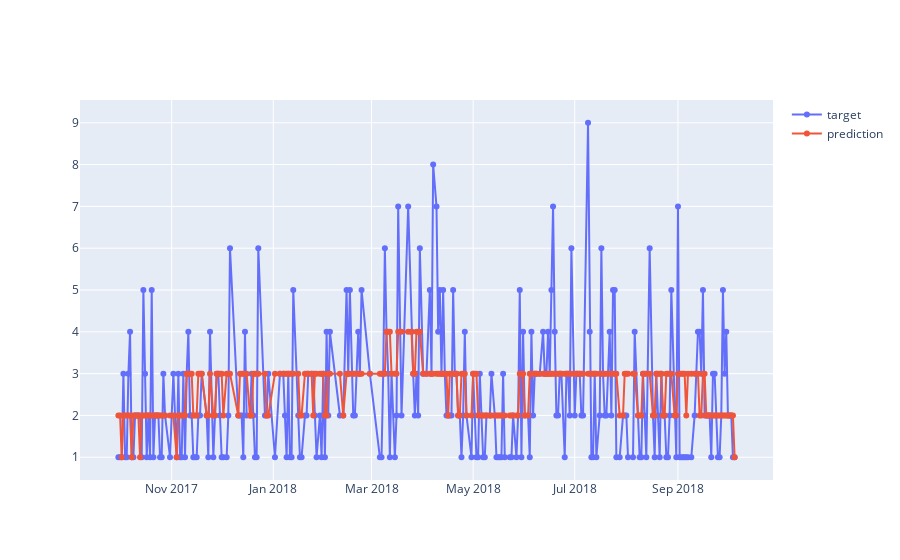

Notebook code for this chart:
### Code cell
#Initialisation of the model.
model = Prophet(yearly_seasonality=True , weekly_seasonality=True, daily_seasonality=False)

#train & test set.
histo , new = d[d.day.dt.year < 2018].reset_index(drop = True) , d[d.day.dt.year == 2018].reset_index(drop = True)

# We rename the columns before fitting the model to Prophet.
ncols = histo.columns.values
ncols[0] , ncols[1] = 'ds' , 'y'

histo.columns , new.columns = ncols , ncols

# We fit the model.
model.fit(histo)


# Prediction
ypred = model.predict(new)['yhat'].round()

# Evaluation
evaluate(new.y.values , ypred.values , d.day[-365:])

### Figure 1 — Plotly figure (JSON) as saved in the notebook; plotly's stock layout.template omitted (floating-point values rounded to 4 significant figures; data arrays with more than 128 entries replaced by an {"elided": "..."} marker saying what was removed)
{"data": [{"mode": "lines+markers", "name": "target", "type": "scatter", "x": {"elided": "365 str values"}, "y": {"elided": "290 int values"}}, {"mode": "lines+markers", "name": "prediction", "type": "scatter", "x": {"elided": "365 str values"}, "y": {"elided": "290 int values"}}], "layout": {}}
